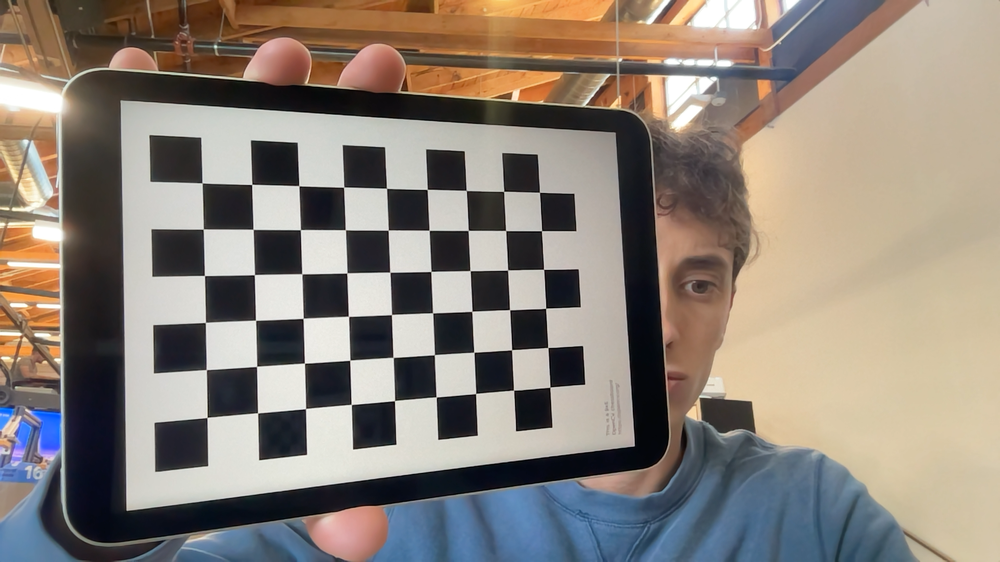
#> input picture calibration/img_0.png, 1000 x 562 px, shrunk from 1920 x 1080 before the run; its folder holds only this picture in this run
$ python calibration.py
#> lines starting #> are read from the running program, lines starting #| are printed output that depends on the picture; after the words box and inside, x2 and y2 are one past the last pixel; in counts of white or black regions, pixels touching at a corner belong together; long printed decimals are rounded
#!/usr/bin/env python

'''
Welcome to the Camera Calibration Program!

This program:
  - Performs camera calibration using a chessboard.
'''

from __future__ import print_function # Python 2/3 compatibility
import cv2 # Import the OpenCV library to enable computer vision
import numpy as np # Import the NumPy scientific computing library
import glob # Used to get retrieve files that have a specified pattern

# Project: Camera Calibration Using Python and OpenCV
# Date created: 12/19/2021
# Python version: 3.8

# Chessboard dimensions
number_of_squares_X = 10 # Number of chessboard squares along the x-axis
number_of_squares_Y = 7  # Number of chessboard squares along the y-axis
nX = number_of_squares_X - 1 # Number of interior corners along x-axis
nY = number_of_squares_Y - 1 # Number of interior corners along y-axis
square_size = 13.77e-3 # Size, in meters, of a square side

# Set termination criteria. We stop either when an accuracy is reached or when
# we have finished a certain number of iterations.
criteria = (cv2.TERM_CRITERIA_EPS + cv2.TERM_CRITERIA_MAX_ITER, 30, 0.001)

# Define real world coordinates for points in the 3D coordinate frame
# Object points are (0,0,0), (1,0,0), (2,0,0) ...., (5,8,0)
object_points_3D = np.zeros((nX * nY, 3), np.float32)

# These are the x and y coordinates
object_points_3D[:,:2] = np.mgrid[0:nY, 0:nX].T.reshape(-1, 2)

object_points_3D = object_points_3D * square_size

# Store vectors of 3D points for all chessboard images (world coordinate frame)
object_points = []

# Store vectors of 2D points for all chessboard images (camera coordinate frame)
image_points = []

def main():

    # Get the file path for images in the current directory
    images = glob.glob('*.png')
    print(f'Found {len(images)} images')

    # Go through each chessboard image, one by one
    for image_file in images:

        # Load the image
        image = cv2.imread(image_file)
#> image is the input picture: shape (562, 1000, 3); mean B, G, R 121.3, 130.7, 140.4

        # Convert the image to grayscale
        gray = cv2.cvtColor(image, cv2.COLOR_BGR2GRAY)
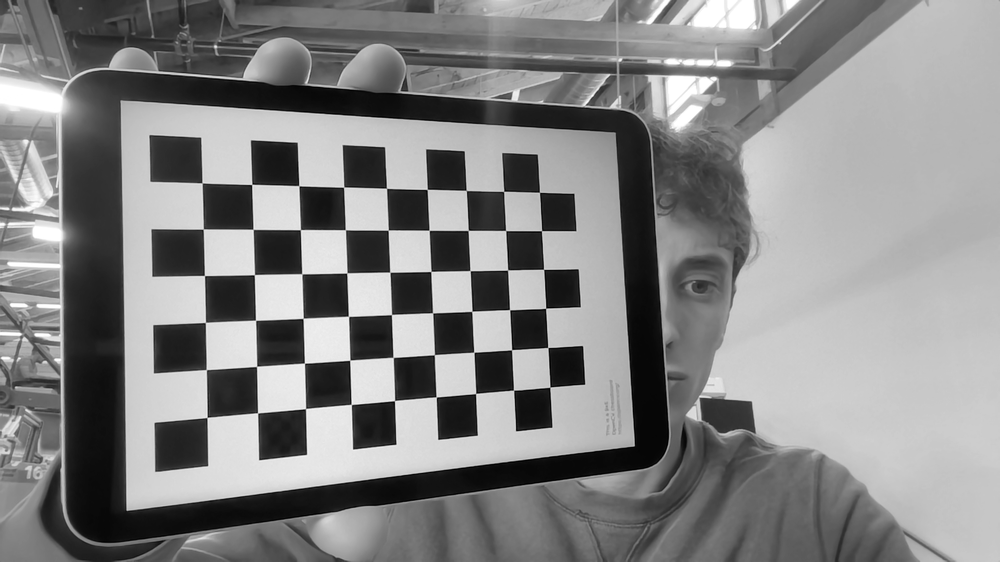
#> gray: shape (562, 1000); min 0, max 255, mean 132.5

        # Find the corners on the chessboard
        success, corners = cv2.findChessboardCorners(gray, (nY, nX), None)
#> success = True; corners = 54 rows, first 8: [207, 417.5], [206.4, 369.6], [205.3, 322.4], [204.4, 275.5], [203.2, 229.1], [202, 183], [257.6, 413], [256.5, 366.4]

        # If the corners are found by the algorithm, draw them
        if success == True:

            # Append object points
            object_points.append(object_points_3D)

            # Find more exact corner pixels
            corners_2 = cv2.cornerSubPix(gray, corners, (11,11), (-1,-1), criteria)
#> corners_2 = 54 rows, first 8: [207.1, 417.4], [206.3, 369.6], [205.4, 322.4], [204.4, 275.5], [203.3, 229], [202, 182.9], [257.6, 412.8], [256.6, 366.3]

            # Append image points
            image_points.append(corners_2)

            # Draw the corners
            cv2.drawChessboardCorners(image, (nY, nX), corners_2, success)
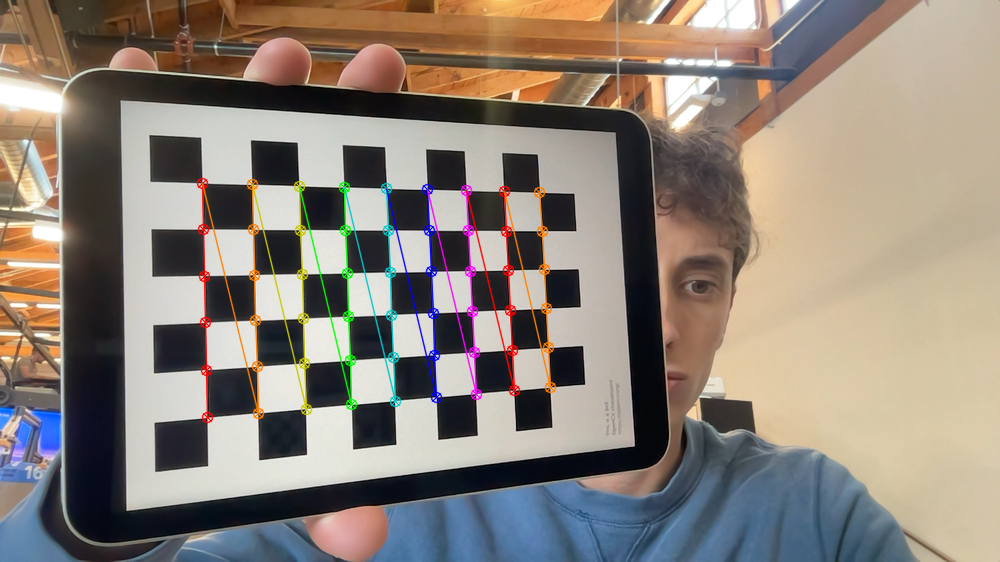
#> image: shape (562, 1000, 3); 2.71% of pixels changed, all inside (x1, y1, x2, y2) = (196, 177, 557, 424)

            # Display the image. Used for testing.
            cv2.imshow("Image", image)

            # Display the window for a short period. Used for testing.
            cv2.waitKey(1000)

    # Perform camera calibration to return the camera matrix, distortion coefficients, rotation and translation vectors etc
    ret, mtx, dist, rvecs, tvecs = cv2.calibrateCamera(object_points,
                                                    image_points,
                                                    gray.shape[::-1],
                                                    None,
                                                    None)
#> ret = 0.0613; mtx = [[836.1, 0, 575.1], [0, 848.3, 269.9], [0, 0, 1]]; dist = [[0.117, -0.193, -0.00113, 0.00512, 0.251]]; rvecs = ([0.277, -0.42, -1.58],); tvecs = ([-0.108, 0.0428, 0.249],)

    # Save parameters to a file
    cv_file = cv2.FileStorage('calibration_chessboard.yaml', cv2.FILE_STORAGE_WRITE)
    cv_file.write('K', mtx)
    cv_file.write('D', dist)
    cv_file.release()

    # Load the parameters from the saved file
    cv_file = cv2.FileStorage('calibration_chessboard.yaml', cv2.FILE_STORAGE_READ)
    mtx = cv_file.getNode('K').mat()
    dst = cv_file.getNode('D').mat()
    cv_file.release()

    # Display key parameter outputs of the camera calibration process
    print("Camera matrix:")
    print(mtx)

    print("\n Distortion coefficient:")
    print(dist)
#| [[ 0.1165 -0.193 -0.00113  0.005122  0.2513]]

    # Close all windows
    cv2.destroyAllWindows()

if __name__ == '__main__':
  print(__doc__)
  main()

$ run again, on calibration/img_13.png
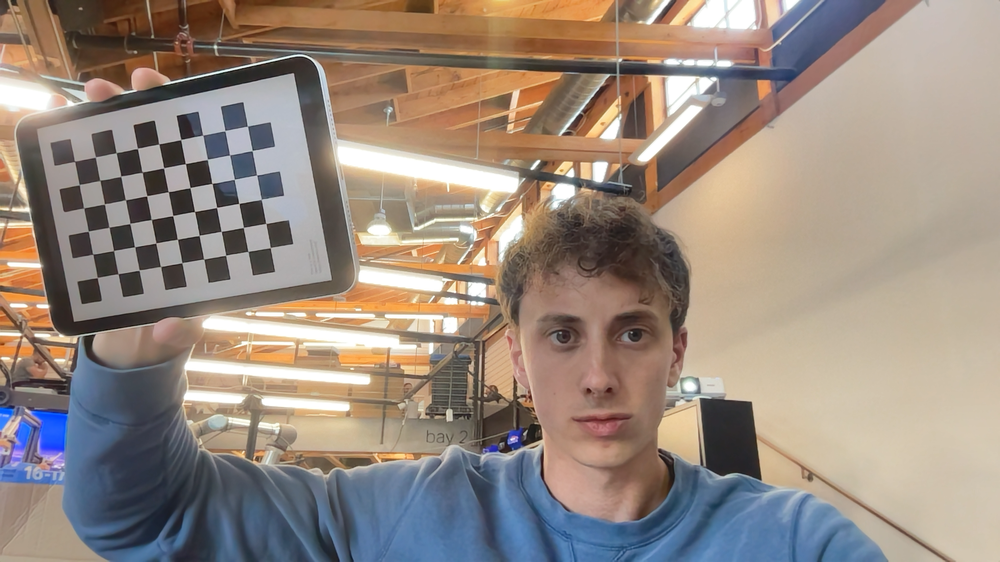
#> input picture calibration/img_13.png, 1000 x 562 px, shrunk from 1920 x 1080 before the run
#> in main, image is the input picture: shape (562, 1000, 3); mean B, G, R 127.2, 137.9, 152
#> in main, `gray = cv2.cvtColor(image, cv2.COLOR_BGR2GRAY)`:
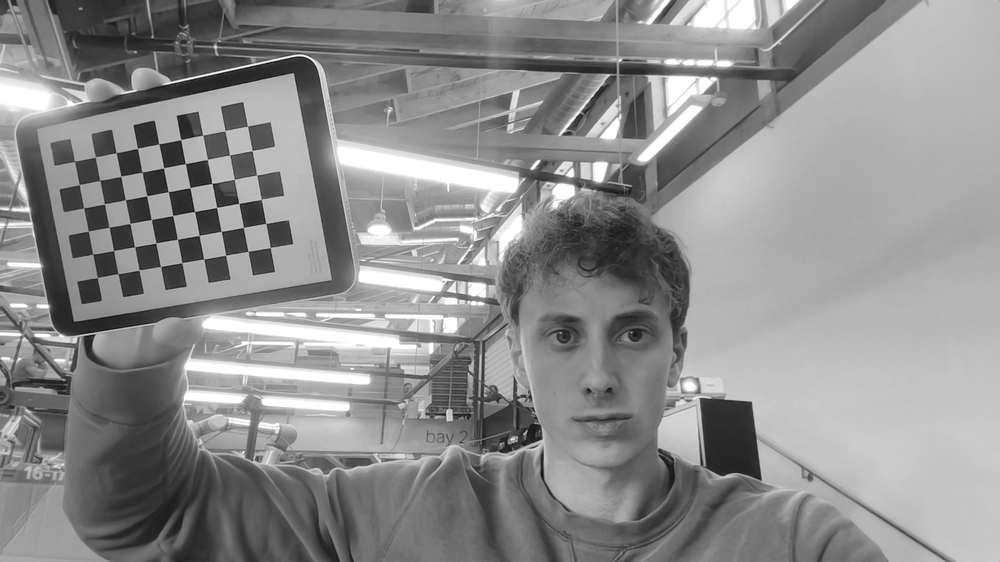
#> gray: shape (562, 1000); min 11, max 255, mean 140.9
#> success = True; corners = 54 rows, first 8: [97.32, 277.5], [92.78, 254.1], [88.32, 231.2], [83.73, 208], [79.33, 184.7], [74.54, 161.3], [118, 273.8], [113.5, 250.6]
#> corners_2 = 54 rows, first 8: [97.22, 277.5], [92.72, 254.3], [88.32, 231.1], [83.65, 207.9], [79.19, 184.6], [74.62, 161.4], [118, 273.6], [113.5, 250.5]
#> in main, `cv2.drawChessboardCorners(image, (nY, nX), corners_2, success)`:
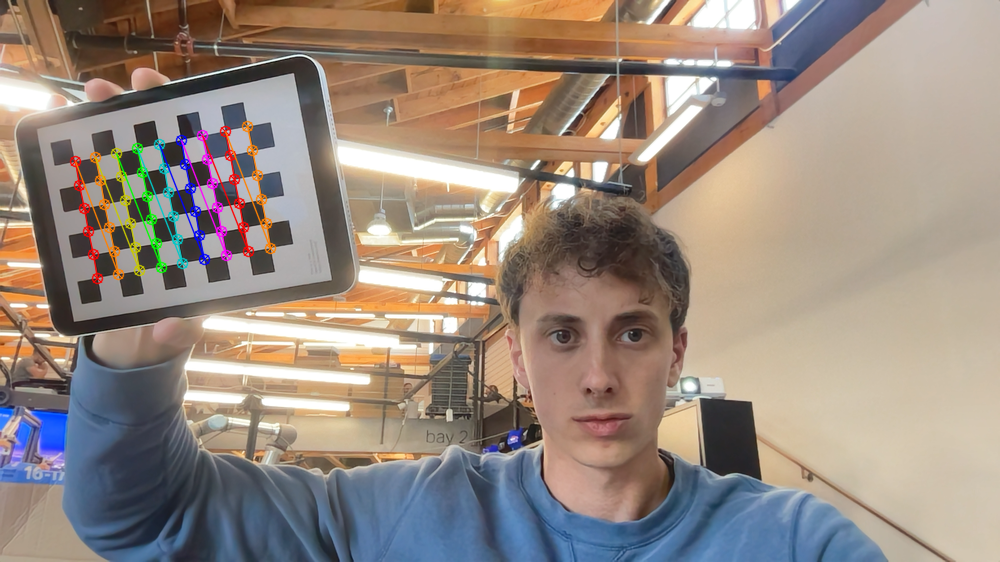
#> image: shape (562, 1000, 3); 1.78% of pixels changed, all inside (x1, y1, x2, y2) = (69, 120, 277, 285)
#> ret = 0.092; mtx = [[1095.4, 0, 491.1], [0, 1069.4, 293.7], [0, 0, 1]]; dist = [[0.207, -0.085, 0.00878, 0.0226, -1.59]]; rvecs = ([-0.129, 0.278, -1.72],); tvecs = ([-0.227, -0.0103, 0.631],)
#| [[ 0.2068 -0.08496  0.008784  0.02262 -1.592]]

$ run again, on calibration/img_14.png
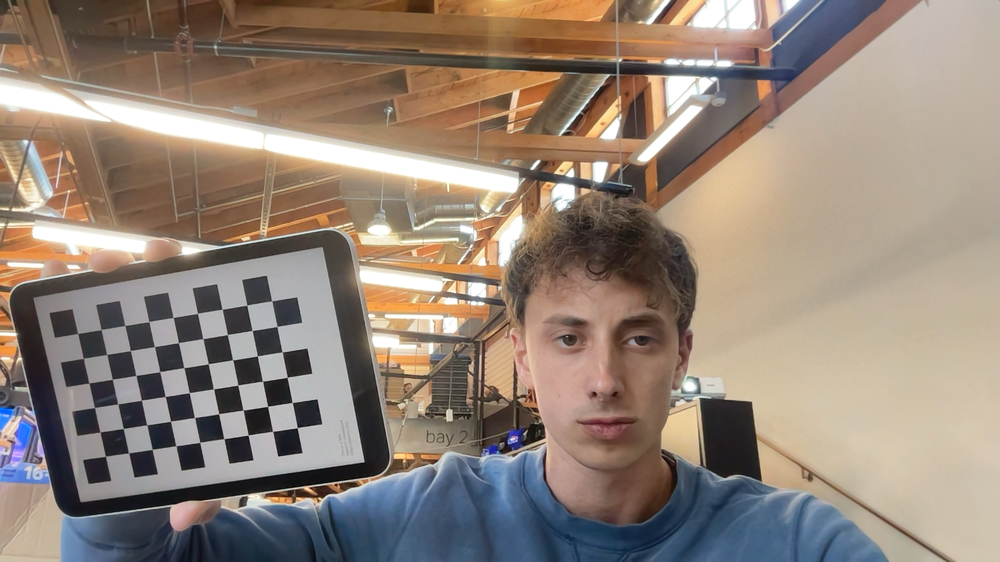
#> input picture calibration/img_14.png, 1000 x 562 px, shrunk from 1920 x 1080 before the run
#> in main, image is the input picture: shape (562, 1000, 3); mean B, G, R 119.7, 131.9, 147.2
#> in main, `gray = cv2.cvtColor(image, cv2.COLOR_BGR2GRAY)`:
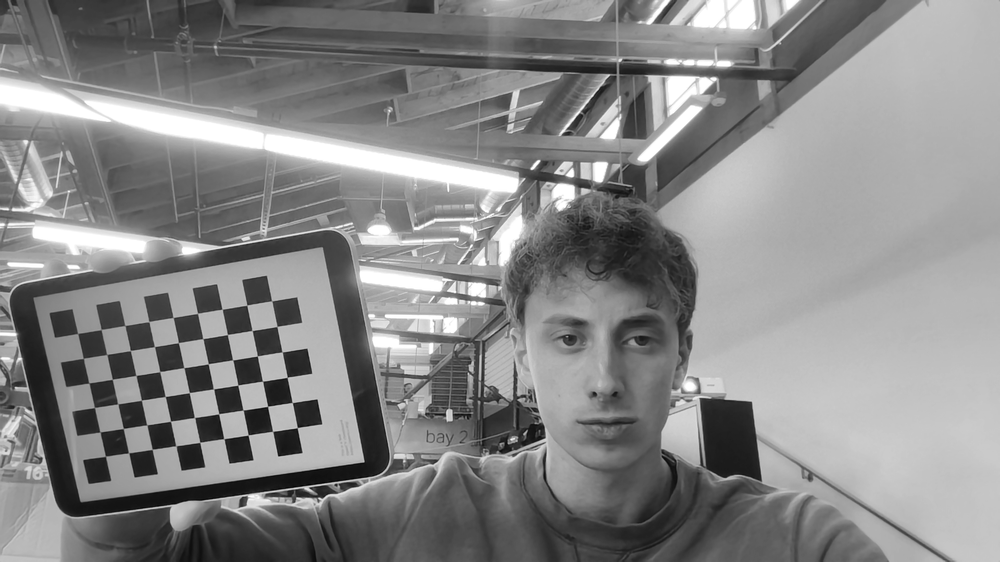
#> gray: shape (562, 1000); min 0, max 255, mean 135.1
#> success = True; corners = 54 rows, first 8: [105.5, 456.2], [100.1, 432], [94.42, 407.5], [88.97, 383], [83.39, 358.4], [77.69, 333.5], [128.6, 452.8], [123.4, 428.5]
#> corners_2 = 54 rows, first 8: [105.5, 456.4], [99.95, 432], [94.47, 407.4], [88.89, 383], [83.31, 358.4], [77.64, 333.5], [128.6, 452.9], [123.3, 428.5]
#> in main, `cv2.drawChessboardCorners(image, (nY, nX), corners_2, success)`:
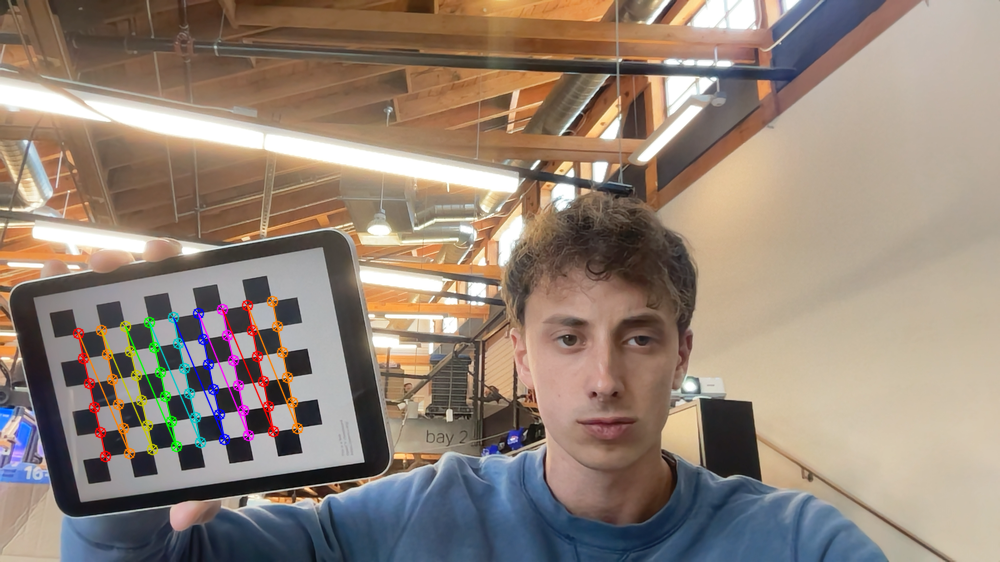
#> image: shape (562, 1000, 3); 1.85% of pixels changed, all inside (x1, y1, x2, y2) = (72, 295, 304, 463)
#> ret = 0.0744; mtx = [[611.8, 0, 525.1], [0, 609.5, 248.2], [0, 0, 1]]; dist = [[0.0593, -0.0416, 0.00298, 0.00262, -0.00409]]; rvecs = ([-0.0122, 0.147, -1.74],); tvecs = ([-0.229, 0.113, 0.339],)
#| [[ 0.05926 -0.04161  0.002983  0.002621 -0.004088]]

$ run again, on calibration/img_15.png
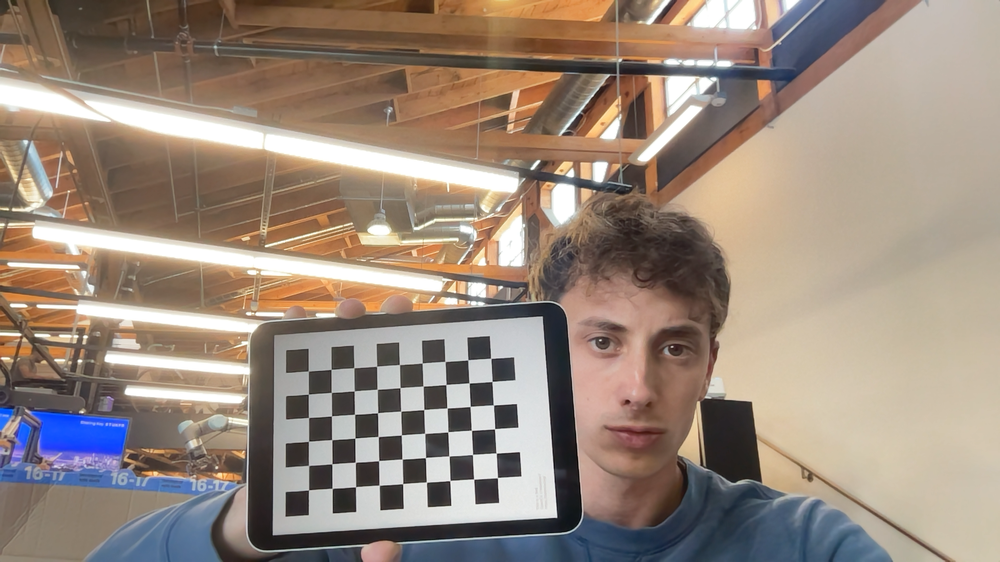
#> input picture calibration/img_15.png, 1000 x 562 px, shrunk from 1920 x 1080 before the run
#> in main, image is the input picture: shape (562, 1000, 3); mean B, G, R 124.7, 137.4, 153.5
#> in main, `gray = cv2.cvtColor(image, cv2.COLOR_BGR2GRAY)`:
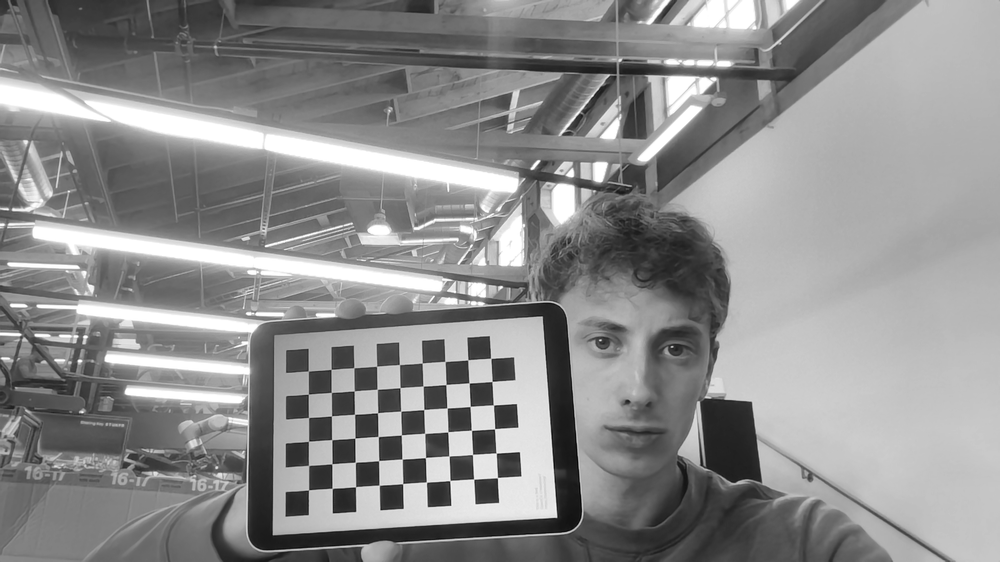
#> gray: shape (562, 1000); min 4, max 255, mean 140.8
#> success = True; corners = 54 rows, first 8: [308.6, 490], [308.6, 465.4], [308.5, 441.2], [308.6, 417.5], [308.4, 394.2], [308.3, 371.1], [332.1, 488.4], [331.9, 463.8]
#> corners_2 = 54 rows, first 8: [308.5, 489.9], [308.5, 465.4], [308.5, 441.4], [308.5, 417.5], [308.4, 394.1], [308.3, 371.1], [332.2, 488.3], [331.9, 463.8]
#> in main, `cv2.drawChessboardCorners(image, (nY, nX), corners_2, success)`:
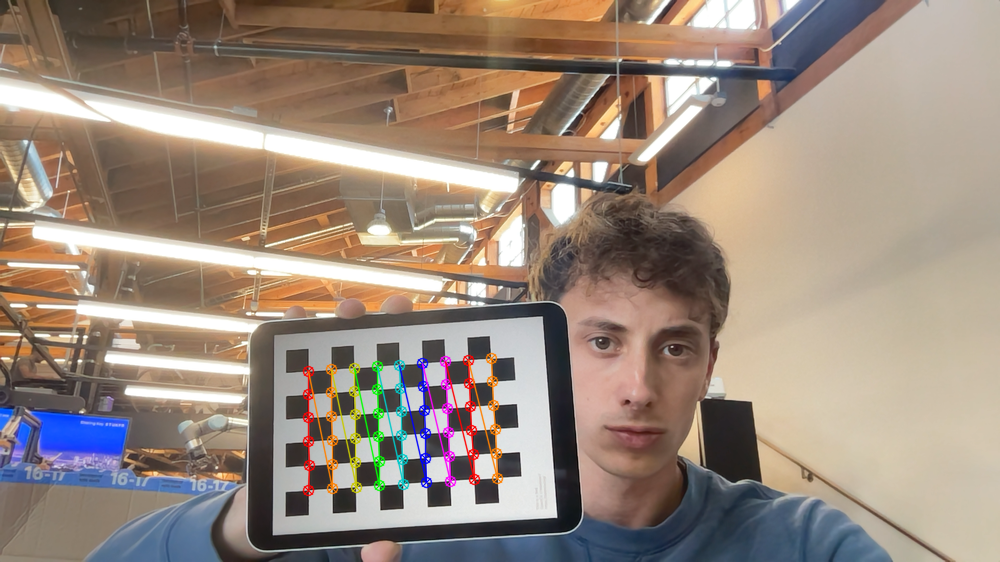
#> image: shape (562, 1000, 3); 1.79% of pixels changed, all inside (x1, y1, x2, y2) = (302, 352, 504, 497)
#> ret = 0.0695; mtx = [[896.9, 0, 501.9], [0, 906.7, 296.2], [0, 0, 1]]; dist = [[0.213, -1.08, -0.00141, 0.00755, 3.53]]; rvecs = ([-0.233, -0.15, -1.63],); tvecs = ([-0.113, 0.111, 0.525],)
#| [[ 2.12536943e-01 -1.08469904e+00 -1.41331084e-03  7.54511393e-03
#|    3.53048356e+00]]
